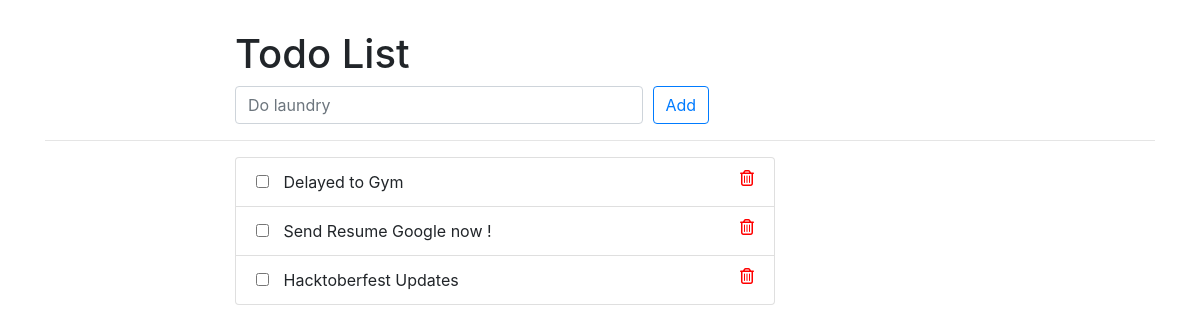
Page /todos/ on the earlier database version.
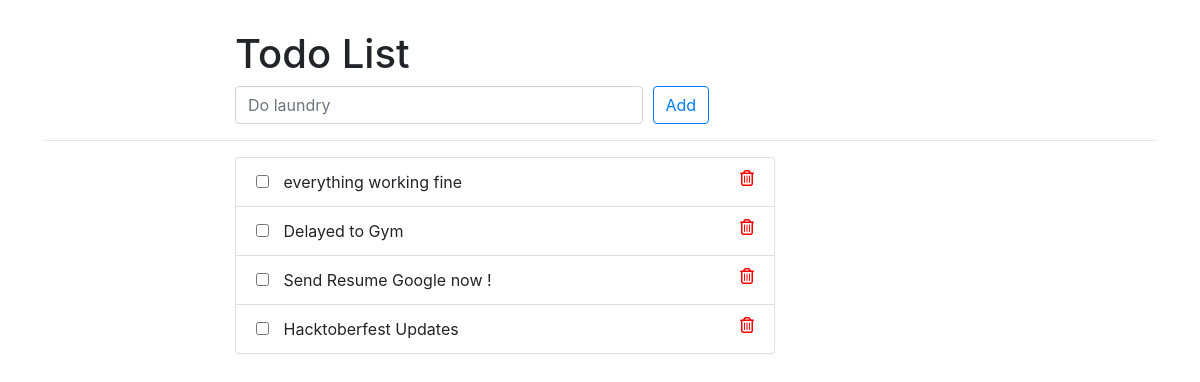
Same page on the later database version.
### todos/models.py (models this page shows, shortened)
class Todo(models.Model):
    title = models.CharField(max_length=100)
    created_at = models.DateTimeField('Created', auto_now_add=True)
    update_at = models.DateTimeField('Updated', auto_now=True)
    isCompleted = models.BooleanField(default=False)

### todos/views.py (the view)
# urls.py: path('', views.IndexView.as_view(), name='index'),
class IndexView(generic.ListView):
    template_name = 'todos/index.html'
    context_object_name = 'todo_list'
    def get_queryset(self):
        return Todo.objects.order_by('-created_at')

### todos/templates/todos/index.html (shortened to what this page needs)
{% extends 'todos/base.html' %}
{% block content %}
<div class="container">
  <div class="row">
    <div class="offset-md-2 col-lg-9">
      <div class="page-header">
        <h1>
          Todo List
        </h1>
      </div>
    </div>
  </div>
  <div class="row">
    <div class="offset-md-2 col-lg-9">
      <form method="post" action="{% url 'todos:add' %}">
        <div class="form-row">
          <div class="col-md-6">
            <input type="text" class="form-control" name="title" placeholder="Do laundry" required>
          </div>
          <div class="col-md-6">
            <button type="submit" name="submit" class="btn btn-outline-primary">
              Add
            </button>
          </div>
        </div>
      </form>
    </div>
  </div>
  <hr />
  <div class="row">
    <div class="offset-md-2 col-lg-6">
      <div class="list-group">
        {% for todo in todo_list %}
        <div class="list-group-item {% if todo.isCompleted %} todo-complete {% endif %}">
          <form style="display: inline;" method="post" action="{% url 'todos:update' todo.id %}">
            <input type="checkbox" name="isCompleted" onchange="this.form.submit()"  class="todo-status-checkbox"
              title="{% if not todo.isCompleted %} mark as done {% else %} mark undone {% endif %}">
          </form>
          {{ todo.title }}
          <a href="{% url 'todos:delete' todo.id %}" title="Delete">
            <i class="far fa-trash-alt"></i>
          </a>
        </div>
        {% endfor %}
      </div>
    </div>
  </div>
</div>
{% endblock %}

### todos/templates/todos/base.html (shortened to what this page needs)
{% load static %}
<!doctype html>
<html lang="en">
  <head>
    <link rel="stylesheet" href="https://stackpath.bootstrapcdn.com/bootstrap/4.4.1/css/bootstrap.min.css">
    <link rel="stylesheet" href="{% static 'css/style.css' %}">
  </head>
  <body>
    {% block content %}
    {% endblock %}
  </body>
</html>

### staticfiles/css/style.css (style rules this page uses)
.page-header { margin-top: 30px; }
.fa-trash-alt { color: red; float: right; cursor: pointer; }
.todo-status-checkbox { cursor: pointer; margin-right: 10px; }

Differences in the rows shown:
added Todo: title "everything working fine"
